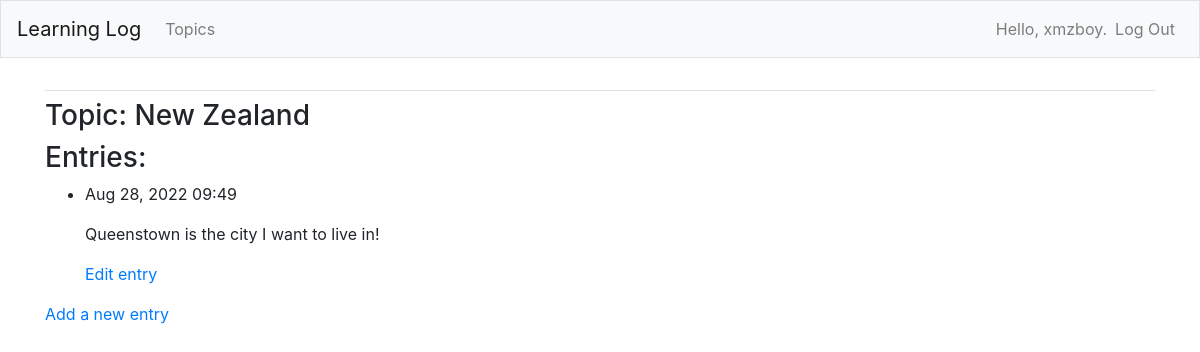
/topics/3/ (signed in), run on an earlier commit of the app's database.
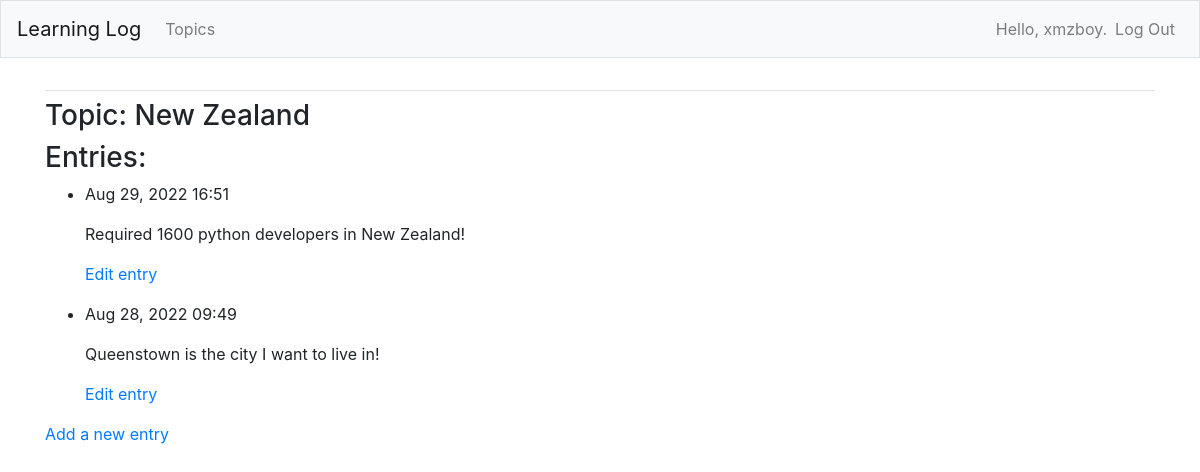
And on a later commit of the database.
### learning_logs/models.py (models this page shows, shortened)
class Topic(models.Model):
    text = models.CharField(max_length=200)
    date_added = models.DateTimeField(auto_now_add=True)
    owner = models.ForeignKey(User, on_delete=models.CASCADE)
    def __str__(self):
        return self.text

class Entry(models.Model):
    topic = models.ForeignKey(Topic, on_delete=models.CASCADE)
    text = models.TextField()
    date_added = models.DateTimeField(auto_now_add=True)
    class Meta:
        verbose_name_plural = 'entries'

### learning_logs/views.py (the view)
# urls.py: path('topics/<int:topic_id>/', views.topic, name='topic'),
@login_required
def topic(request, topic_id):
    topic = Topic.objects.get(id=topic_id)
    check_topic_owner(topic.owner, request.user)
    entries = topic.entry_set.order_by('-date_added')
    context = {'topic': topic, 'entries': entries}
    return render(request, 'learning_logs/topic.html', context)

### learning_logs/views.py (called while the page is built)
def check_topic_owner(topic_owner, request_user):
    if topic_owner != request_user:
        raise Http404

### learning_logs/templates/learning_logs/topic.html (shortened to what this page needs)
<!DOCTYPE html>
<html lang="en">
<head>
    {% extends 'learning_logs/base.html' %}
  {% block content %}
  <h3>Topic: {{ topic }}</h3>
  <h3>Entries:</h3>
  <ul>
    {% for entry in entries %}
      <li>
        <p>{{ entry.date_added|date:'M d, Y H:i'}}</p>
        <p>{{ entry.text|linebreaks }}</p>
        <p><a href="{% url 'learning_logs:edit_entry' entry.id %}">Edit entry</a></p>
      </li>
    {% empty %}
      <li>There are no entries for this topic yet.</li>
    {% endfor %}
  </ul>
      <a href="{% url 'learning_logs:new_entry' topic.id %}">Add a new entry</a>
  {% endblock content %}

### learning_logs/templates/learning_logs/base.html (shortened to what this page needs)
{% load bootstrap4 %}
<!DOCTYPE html>
<html lang="en">
<head>
    {% bootstrap_css %}
</head>
<body>
    <nav class="navbar navbar-expand-md navbar-light bg-light mb-4 border">
        <a class="navbar-brand" href="{% url 'learning_logs:index' %}">Learning Log</a>
        <div class="collapse navbar-collapse" id="navbarCollapse">
            <ul class="navbar-nav mr-auto">
                <li class="nav-item">
                    <a class="nav-link" href="{% url 'learning_logs:topics' %}">Topics</a>
                </li>
            </ul>
            <ul class="navbar-nav ml-auto">
                {% if user.is_authenticated %}
                    <li class="nav-item">
                        <span class="navbar-text">Hello, {{ user.username }}.</span>
                    </li>
                    <li class="nav-item">
                        <a class="nav-link" href="{% url 'users:logout' %}">Log Out</a>
                    </li>
                {% endif %}
            </ul>
        </div>
    </nav>
    <main role="main" class="container">
        <div class="pb-2 mb-2 border-bottom">
        </div>
        <div>
            {% block content %}{% endblock content %}
        </div>
    </main>
</body>

What changed in the data, as far as the page shows it:
added Entry: date_added "Aug 29, 2022 16:51", text "Required 1600 python developers in New Zealand!"
